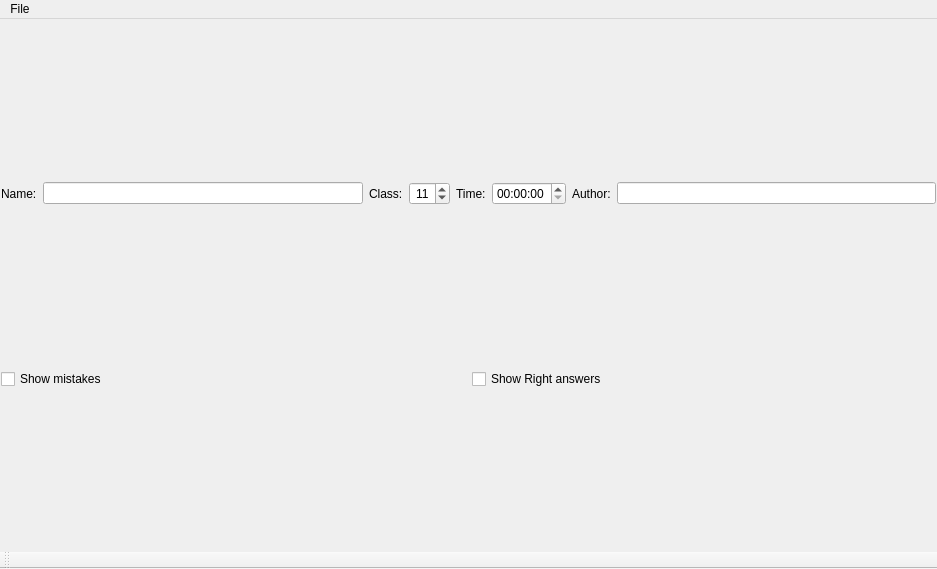
<?xml version="1.0" encoding="UTF-8"?>
<ui version="4.0">
 <class>BftpMaker</class>
 <widget class="QMainWindow" name="BftpMaker">
  <property name="geometry">
   <rect>
    <x>0</x>
    <y>0</y>
    <width>937</width>
    <height>569</height>
   </rect>
  </property>
  <property name="windowTitle">
   <string>BftpMaker</string>
  </property>
  <widget class="QWidget" name="centralWidget">
   <layout class="QVBoxLayout" name="verticalLayout">
    <property name="spacing">
     <number>2</number>
    </property>
    <property name="leftMargin">
     <number>1</number>
    </property>
    <property name="topMargin">
     <number>1</number>
    </property>
    <property name="rightMargin">
     <number>1</number>
    </property>
    <property name="bottomMargin">
     <number>1</number>
    </property>
    <item>
     <layout class="QHBoxLayout" name="horizontalLayout">
      <item>
       <widget class="QLabel" name="label">
        <property name="text">
         <string>Name:</string>
        </property>
       </widget>
      </item>
      <item>
       <widget class="QLineEdit" name="nameEdit"/>
      </item>
      <item>
       <widget class="QLabel" name="label_2">
        <property name="text">
         <string>Class:</string>
        </property>
       </widget>
      </item>
      <item>
       <widget class="QSpinBox" name="classSpinBox">
        <property name="alignment">
         <set>Qt::AlignCenter</set>
        </property>
        <property name="minimum">
         <number>1</number>
        </property>
        <property name="maximum">
         <number>12</number>
        </property>
        <property name="value">
         <number>11</number>
        </property>
       </widget>
      </item>
      <item>
       <widget class="QLabel" name="label_3">
        <property name="text">
         <string>Time:</string>
        </property>
       </widget>
      </item>
      <item>
       <widget class="QTimeEdit" name="timeEdit"/>
      </item>
      <item>
       <widget class="QLabel" name="label_4">
        <property name="text">
         <string>Author:</string>
        </property>
       </widget>
      </item>
      <item>
       <widget class="QLineEdit" name="authorEdit"/>
      </item>
     </layout>
    </item>
    <item>
     <layout class="QHBoxLayout" name="optionsL">
      <item>
       <widget class="QCheckBox" name="rightCB">
        <property name="text">
         <string>Show mistakes</string>
        </property>
       </widget>
      </item>
      <item>
       <widget class="QCheckBox" name="mistCB">
        <property name="text">
         <string>Show Right answers</string>
        </property>
       </widget>
      </item>
     </layout>
    </item>
    <item>
     <layout class="QVBoxLayout" name="editor">
      <property name="sizeConstraint">
       <enum>QLayout::SetMaximumSize</enum>
      </property>
     </layout>
    </item>
    <item>
     <layout class="QVBoxLayout" name="answers"/>
    </item>
   </layout>
  </widget>
  <widget class="QMenuBar" name="menuBar">
   <property name="geometry">
    <rect>
     <x>0</x>
     <y>0</y>
     <width>937</width>
     <height>25</height>
    </rect>
   </property>
   <widget class="QMenu" name="menuFile">
    <property name="title">
     <string>File</string>
    </property>
    <addaction name="actionOpen"/>
    <addaction name="actionSave"/>
    <addaction name="separator"/>
    <addaction name="actionE_xit"/>
   </widget>
   <addaction name="menuFile"/>
  </widget>
  <widget class="QToolBar" name="mainToolBar">
   <attribute name="toolBarArea">
    <enum>BottomToolBarArea</enum>
   </attribute>
   <attribute name="toolBarBreak">
    <bool>false</bool>
   </attribute>
  </widget>
  <action name="actionSave">
   <property name="text">
    <string>Save</string>
   </property>
   <property name="shortcut">
    <string>Ctrl+S</string>
   </property>
  </action>
  <action name="actionOpen">
   <property name="text">
    <string>&amp;Open</string>
   </property>
   <property name="shortcut">
    <string>Ctrl+O</string>
   </property>
  </action>
  <action name="actionE_xit">
   <property name="text">
    <string>E&amp;xit</string>
   </property>
   <property name="shortcut">
    <string>Ctrl+Q, Ctrl+X</string>
   </property>
  </action>
 </widget>
 <layoutdefault spacing="6" margin="11"/>
 <resources/>
 <connections/>
</ui>
